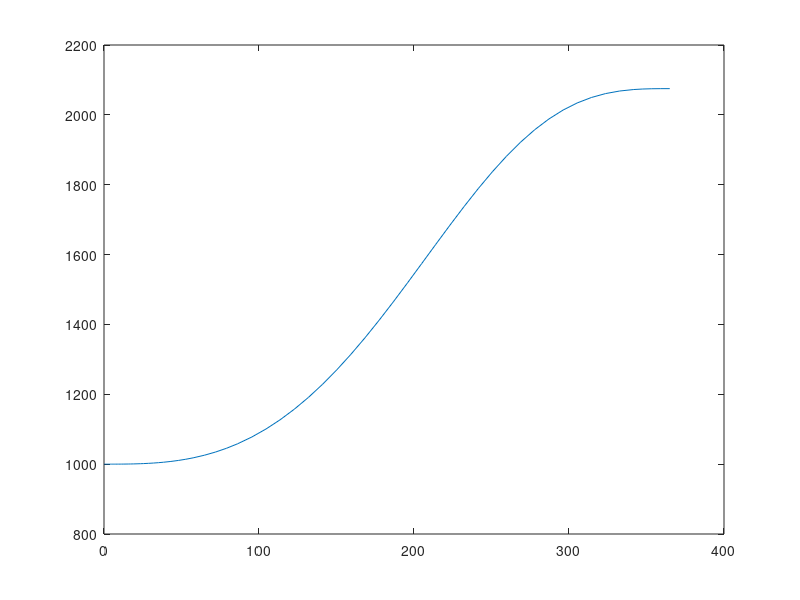

MATLAB code to generate this figure:
function res = rats()
    t = 365/2;
    y = 1000;
    res = rate_func(t, y);

    [T, Y] = ode45(@rate_func, [0, 365], 1000);
    plot(T, Y)
end

function res = rate_func(t, y)
    a = 0.002;
    omega = 2*pi / 365;
    res = a * y * (1 - cos(omega*t));
end